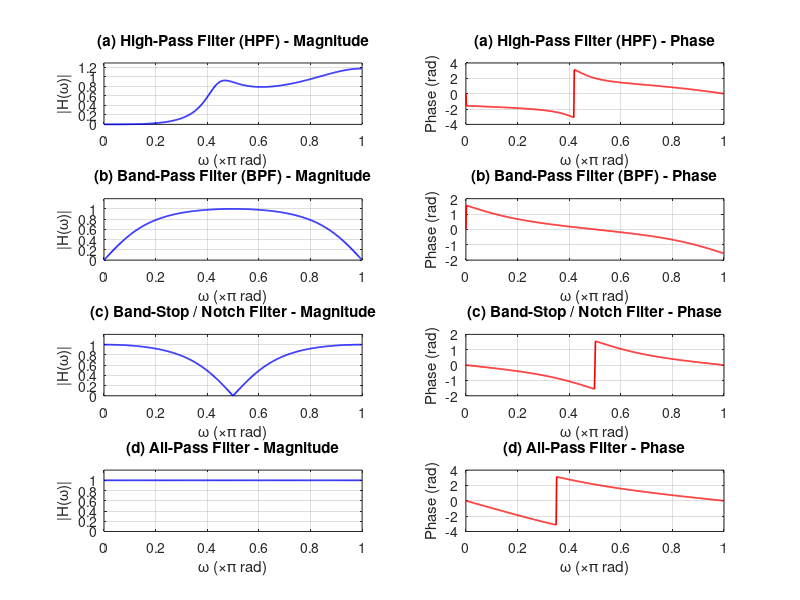

The MATLAB script that drew this image:
clc; close all;
filters = {
    struct('b', [0.16, -0.48, 0.48, -0.16], 'a', [1, 0.13, 0.52, 0.3], 'name', '(a) High-Pass Filter (HPF)'), ...
    struct('b', [0.634, 0, -0.634],         'a', [1, 0, -0.268],       'name', '(b) Band-Pass Filter (BPF)'), ...
    struct('b', [0.634, 0, 0.634],          'a', [1, 0, 0.268],        'name', '(c) Band-Stop / Notch Filter'), ...
    struct('b', [1, -5, 10],                'a', [10, -5, 1],          'name', '(d) All-Pass Filter')
    };

for k = 1:length(filters)
    b = filters{k}.b;
    a = filters{k}.a;
    title_str = filters{k}.name;
    [H, w] = freqz(b, a, 512);
    mag = abs(H);
    phase = angle(H);
    subplot(4, 2, 2*k - 1);
    plot(w/pi, mag, 'b', 'LineWidth', 1.2);
    title([title_str, ' - Magnitude']);
    ylabel('|H(\omega)|'); xlabel('\omega (\times\pi rad)'); grid on;
    ylim([0, max(1.2, max(mag)*1.1)]); 
    subplot(4, 2, 2*k);
    plot(w/pi, phase, 'r', 'LineWidth', 1.2);
    title([title_str, ' - Phase']);
    ylabel('Phase (rad)'); xlabel('\omega (\times\pi rad)'); grid on;
end
